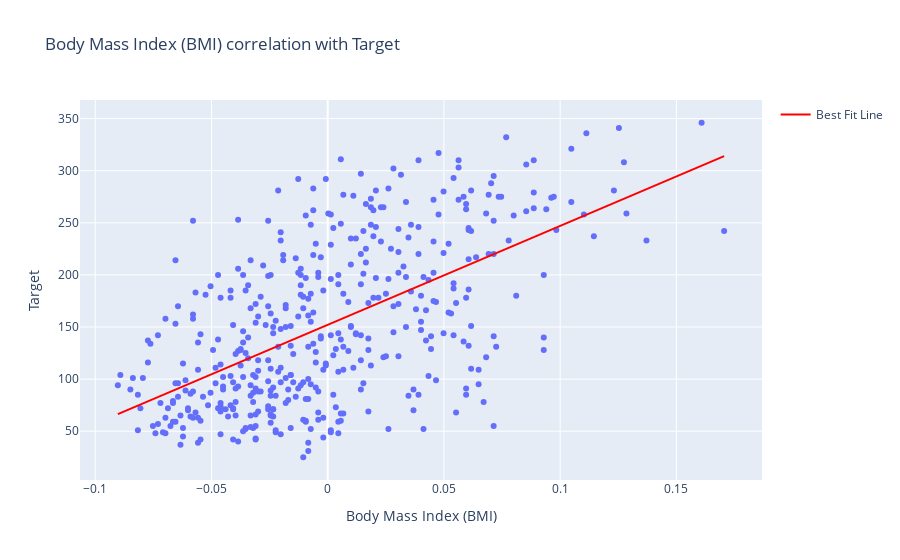

The code cell stored with this chart in its notebook:
### Markdown cell above
## Report the final results

### Code cell
print(f"Final Results:\n-> Best Fit Line:\ty = {m}x + {b}\n-> Final Loss Diff:\t{prev_loss - loss}")
x_line = np.linspace(min(x), max(x), 10)
y_line = m * x_line + b
fig = create_plot(x, y, x_line, y_line)
fig.show()

### Figure 1 — Plotly figure (JSON) as saved in the notebook; plotly's stock layout.template omitted (floating-point values rounded to 4 significant figures; data arrays with more than 128 entries replaced by an {"elided": "..."} marker saying what was removed)
{"data": [{"hovertemplate": "x=%{x}<br>y=%{y}<extra></extra>", "legendgroup": "", "marker": {"color": "#636efa", "symbol": "circle"}, "mode": "markers", "name": "", "orientation": "v", "showlegend": false, "type": "scatter", "x": {"elided": "442 float values"}, "xaxis": "x", "y": {"elided": "442 float values"}, "yaxis": "y"}, {"line": {"color": "red", "width": 2}, "mode": "lines", "name": "Best Fit Line", "type": "scatter", "x": [-0.09028, -0.06129, -0.03231, -0.003332, 0.02565, 0.05463, 0.08361, 0.1126, 0.1416, 0.1706], "y": [66.43, 93.94, 121.5, 149.0, 176.5, 204.0, 231.5, 259.0, 286.5, 314.0]}], "layout": {"legend": {"tracegroupgap": 0}, "title": {"text": "Body Mass Index (BMI) correlation with Target"}, "xaxis": {"anchor": "y", "domain": [0, 1], "title": {"text": "Body Mass Index (BMI)"}}, "yaxis": {"anchor": "x", "domain": [0, 1], "title": {"text": "Target"}}}}
